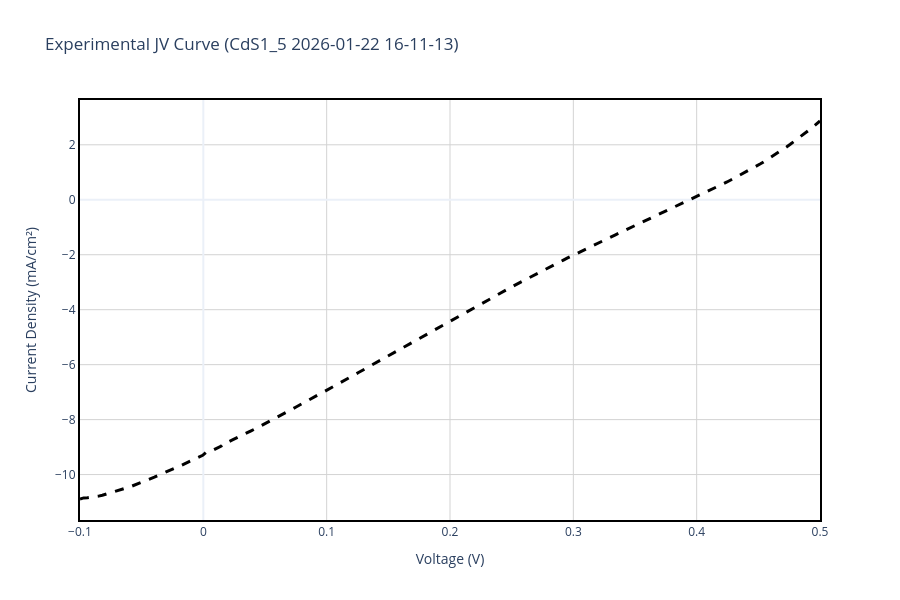

This figure's notebook cell:
### Markdown cell above
## Section 2: Experimental Data Reading and Visualization

### Background: The J-V Curve
The current density-voltage (J-V) curve is a fundamental characterization of photovoltaic devices. It shows how the current output of a solar cell varies with applied voltage under steady illumination. Key parameters extracted from the J-V curve include:

- **$V_{oc}$ (Open Circuit Voltage)**: Maximum voltage output when no current flows  
- **$J_{sc}$ (Short Circuit Current Density)**: Maximum current when voltage is zero  
- **$FF$ (Fill Factor)**: Ratio of maximum power to the product of $V_{oc}$ and $J_{sc}$  
- **$\eta$ (Power Conversion Efficiency)**: Percentage of incident solar power converted to electrical power

In this section, we read experimental I-V data from the solar simulator measurements and prepare it for comparison with simulations.

### Code cell
# -------------------------------------------------------------
# PLOT 1: READ EXPERIMENTAL DATA & CONVERT TO JV CURVE
# -------------------------------------------------------------

# File paths (Adjust these to match your actual file names in the folder)
exp_file = "C:/Users/jp_ol/OneDrive/Ambiente de Trabalho/TESE/Data_Analysis/data/CdS1/CdS1_IV Graph.xlsx"
results_file = "C:/Users/jp_ol/OneDrive/Ambiente de Trabalho/TESE/Data_Analysis/data/CdS1/CdS1_Results Table.xlsx"

# The specific measurement you want to plot
col_name = "CdS1_5 2026-01-22 16-11-13"

# 1. READ RESULTS TABLE TO CALCULATE EXACT ACTIVE AREA
try:
    results_df = pd.read_excel(results_file, engine='openpyxl')
    
    print(f"📊 Available measurements in Results Table:")
    for i, meas in enumerate(results_df['Measurement'].values):
        print(f"   {i}: {meas}")
    
    # Locate the specific measurement in the Results Table
    target_row = results_df[results_df['Measurement'] == col_name]
    
    if not target_row.empty:
        isc_a = target_row['Isc A'].values[0]
        jsc_ma = target_row['Jsc mA/cm2'].values[0]
        
        # Calculate Active Area: (Isc / Jsc) * 1000
        calculated_area = (isc_a / jsc_ma) * 1000
        print(f"\n✅ Target measurement '{col_name}' found in Results Table.")
        print(f"📐 Dynamically calculated Active Area: {calculated_area:.4f} cm²")
    else:
        print(f"\n⚠️ Measurement '{col_name}' NOT FOUND in Results Table!")
        print(f"   Please update 'col_name' variable to match one of the measurements above.")
        print(f"   Using fallback area: {ACTIVE_AREA_CM2} cm²")
        calculated_area = ACTIVE_AREA_CM2
except Exception as e:
    print(f"❌ Error reading Results Table: {type(e).__name__}: {e}")
    print(f"   Using fallback area: {ACTIVE_AREA_CM2} cm²")
    calculated_area = ACTIVE_AREA_CM2

# 2. READ IV GRAPH & CONVERT TO JV CURVE
exp_df_raw = pd.read_excel(exp_file, header=None)
col_idx = None
for i in range(len(exp_df_raw.columns)):
    if col_name in str(exp_df_raw.iloc[0, i]):
        col_idx = i
        break

if col_idx is None:
    raise ValueError(f"Column '{col_name}' not found in {exp_file}")

# Skip the 1st row (which contains the string headers 'Vmeas' and 'Imeas')
# Row 0: measurement label, Row 1: column type labels, Row 2+: data
v_exp_raw = pd.to_numeric(exp_df_raw.iloc[2:, col_idx], errors='coerce')
i_exp_raw = pd.to_numeric(exp_df_raw.iloc[2:, col_idx + 1], errors='coerce')

# Remove NaN values
valid_mask = pd.notna(v_exp_raw) & pd.notna(i_exp_raw)
v_exp = v_exp_raw[valid_mask].values
i_exp = i_exp_raw[valid_mask].values

# Convert Current (A) to Current Density (mA/cm2) using the dynamically calculated area
j_exp = (i_exp * 1000) / calculated_area

# Invert current if necessary (to match SCAPS typical output or 1st quadrant representation)
if INVERT_EXP_CURRENT:
    j_exp = -j_exp

# Create a clean DataFrame
exp_data = pd.DataFrame({'v(V)': v_exp, 'jtot(mA/cm2)': j_exp}).dropna()

# Apply correction factor to experimental current density from EQE
exp_data['jtot(mA/cm2)'] = exp_data['jtot(mA/cm2)'] * 1.150988311

# 3. PLOT EXPERIMENTAL JV CURVE
fig1 = go.Figure()
fig1.add_trace(go.Scatter(
    x=exp_data['v(V)'], 
    y=exp_data['jtot(mA/cm2)'], 
    mode='lines', name='Experimental (Converted to J)', 
    line=dict(color='black', dash='dash', width=3)
))
fig1.update_xaxes(showline=True, linewidth=2, linecolor='black', mirror=True)
fig1.update_yaxes(showline=True, linewidth=2, linecolor='black', mirror=True)
fig1.update_layout(
    title=f"Experimental JV Curve ({col_name})",
    xaxis_title='Voltage (V)',
    yaxis_title='Current Density (mA/cm²)',
    template='plotly_white', width=900, height=600,
    plot_bgcolor='white',
    xaxis=dict(showgrid=True, gridwidth=1, gridcolor='lightgray'),
    yaxis=dict(showgrid=True, gridwidth=1, gridcolor='lightgray')
)
fig1.show()
fig1.write_image(os.path.join(plots_dir, 'Experimental_JV.png'), width=900, height=600)
print(f"✅ Saved Plot 1 to {plots_dir}/Experimental_JV.png")

### Figure 1 — Plotly figure (JSON) as saved in the notebook; plotly's stock layout.template omitted (floating-point values rounded to 4 significant figures; data arrays with more than 128 entries replaced by an {"elided": "..."} marker saying what was removed)
{"data": [{"line": {"color": "black", "dash": "dash", "width": 3}, "mode": "lines", "name": "Experimental (Converted to J)", "type": "scatter", "x": {"elided": "200 float values"}, "y": {"elided": "200 float values"}}], "layout": {"height": 600, "plot_bgcolor": "white", "title": {"text": "Experimental JV Curve (CdS1_5 2026-01-22 16-11-13)"}, "width": 900, "xaxis": {"gridcolor": "lightgray", "gridwidth": 1, "linecolor": "black", "linewidth": 2, "mirror": true, "showgrid": true, "showline": true, "title": {"text": "Voltage (V)"}}, "yaxis": {"gridcolor": "lightgray", "gridwidth": 1, "linecolor": "black", "linewidth": 2, "mirror": true, "showgrid": true, "showline": true, "title": {"text": "Current Density (mA/cm²)"}}}}
